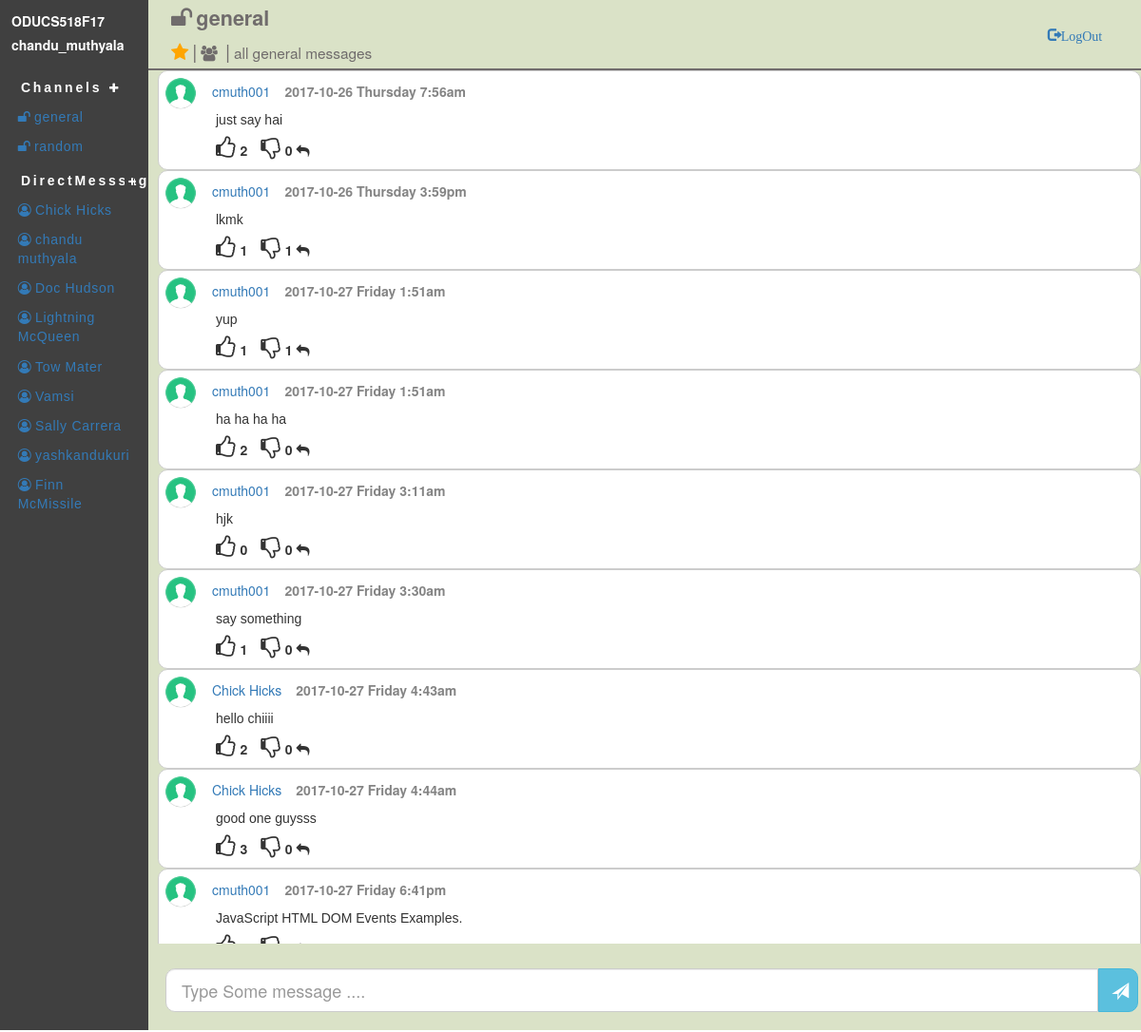
The app's page /index.php (signed in) with its own data.
### tables this page shows
CREATE TABLE IF NOT EXISTS `register` (
  `email` varchar(20) NOT NULL,
  `password` varchar(20) NOT NULL,
  `user_name` varchar(20) NOT NULL,
  `display_name` varchar(20) NOT NULL
);

CREATE TABLE IF NOT EXISTS `channels` (
  `channel_id` int(20) NOT NULL,
  `channel_name` varchar(20) NOT NULL,
  `purpose` varchar(50) NOT NULL,
  `created_by_user_email` varchar(20) NOT NULL,
  `createdon` timestamp NOT NULL DEFAULT '0000-00-00 00:00:00' ON UPDATE CURRENT_TIMESTAMP,
  `access_specifiers` tinyint(1) NOT NULL DEFAULT '0'
);

CREATE TABLE IF NOT EXISTS `userChannels` (
  `user_email` varchar(20) NOT NULL,
  `channel_id` int(10) NOT NULL,
  `channel_name` varchar(20) NOT NULL,
  `join_time` timestamp NOT NULL DEFAULT CURRENT_TIMESTAMP ON UPDATE CURRENT_TIMESTAMP,
  `starred` tinyint(1) NOT NULL DEFAULT '0'
);

CREATE TABLE IF NOT EXISTS `users` (
  `email` varchar(50) NOT NULL,
  `user_name` varchar(20) NOT NULL,
  `display_name` varchar(20) NOT NULL,
  `status` varchar(50) NOT NULL,
  `mode_id` int(10) NOT NULL,
  `display_pic` varchar(50) NOT NULL,
  `description` varchar(200) NOT NULL,
  `password` varchar(20) NOT NULL,
  `phone_no` int(13) NOT NULL,
  `skype_id` varchar(20) NOT NULL,
  `timestamp` timestamp NOT NULL DEFAULT CURRENT_TIMESTAMP ON UPDATE CURRENT_TIMESTAMP
);

CREATE TABLE IF NOT EXISTS `channel_messages` (
  `cmessage_id` int(10) NOT NULL,
  `channel_id` int(10) NOT NULL,
  `cuser_email` varchar(20) NOT NULL,
  `channel_message` text NOT NULL,
  `has_thread` tinyint(4) NOT NULL DEFAULT '0',
  `cmsg_timestamp` timestamp NOT NULL DEFAULT CURRENT_TIMESTAMP ON UPDATE CURRENT_TIMESTAMP
);

### sqlQueries.php (the view, shortened to what this page needs)
<?php
$conn = new mysqli(DB_HOST, DB_USER, DB_PASSWORD,DB_NAME)
	OR die ('Could not connect to MySQL: '.mysql_error());
function getUserDetails($email){
	global $conn;
	$sql = "SELECT * FROM register where email= '".$email."'";
    $result = $conn->query($sql);
    $row = $result->fetch_assoc();
    return $row;
}
function getChannelName($channel_id){
	global $conn;
	$sql = "SELECT * FROM channels where channel_id="."'$channel_id'";
	$result = mysqli_query($conn, $sql);
	$row = $result->fetch_assoc();
	return $row;
}
function getAllChannels($email){
	global $conn;
	$sql = "SELECT * FROM userChannels where user_email="."'$email'";;
    $result = mysqli_query($conn, $sql);
    $string = "";
    while(($row = mysqli_fetch_assoc($result)))
	{
    	$string=$string."<li ><a class= 'listbg' href=index.php?channel=".$row['channel_id']."#scrollBottom><i style='ffont-size: 126%;padding-right: 3%;' class='fa'>&#xf09c;</i>".$row['channel_name']."</a></li>";
	}
	return $string;
}
function getAllUsers(){
	global $conn;
	$sql = "SELECT user_name FROM users";
    $result = mysqli_query($conn, $sql);
    $string = "";
    while(($row = mysqli_fetch_assoc($result)))
	{
    	$string=$string."<li ><a class= 'listbg' href=''><i class ='fa' style = 'padding-right: 3%;'>&#xf2be;</i>".$row['user_name']."</a></li>";
	}
	return $string;
}
function getChannelMessages($channel_id){
	global $conn;
	$sql = "SELECT * FROM `channel_messages` join users on users.email=channel_messages.cuser_email where channel_id="."'$channel_id'";
    $result = mysqli_query($conn, $sql);
    $string = "<div class = 'message_wrapper'>";
    while(($row = mysqli_fetch_assoc($result)))
	{
		$likeCountQuery = "SELECT COUNT(*) as likeCount FROM `channel_message_reaction` where message_id=".$row['cmessage_id']." and emoji_id=1";
		$dislikeCountQuery = "SELECT COUNT(*) as dislikeCount FROM `channel_message_reaction` where message_id=".$row['cmessage_id']." and emoji_id=2";
		$likeList = "SELECT *  FROM `channel_message_reaction` join users on users.email=channel_message_reaction.user_email where message_id=".$row['cmessage_id']." and emoji_id=1";
		$dislikeList = "SELECT * FROM `channel_message_reaction` join users on users.email=channel_message_reaction.user_email where message_id=".$row['cmessage_id']." and emoji_id=2";
		$likeResult = mysqli_query($conn,$likeCountQuery);
		$dislikeResult = mysqli_query($conn,$dislikeCountQuery);
		$likeUsersList = mysqli_query($conn,$likeList);
		$dislikeUsersList = mysqli_query($conn,$dislikeList);
		$likeCount = mysqli_fetch_assoc($likeResult);
		$dislikeCount = mysqli_fetch_assoc($dislikeResult);
		$likeStr='';
		$dislikeStr='';
		while(($likeUser = mysqli_fetch_assoc($likeUsersList)))
		{
			if($likeUser['email']===$_SESSION['email']){
				$likeStr=$likeStr."You, ";
			}else{
				$likeStr=$likeStr.$likeUser['display_name'].",";
			}
		}
		while(($dislikeUser = mysqli_fetch_assoc($dislikeUsersList)))
		{
			if($dislikeUser['email']===$_SESSION['email']){
				$dislikeStr=$dislikeStr."You, ";
			}else{
				$dislikeStr=$dislikeStr.$dislikeUser['display_name'].",";
			}
		}
		$date = date_create($row['cmsg_timestamp']);
		$time = date_format($date, 'Y-m-d l g:ia');
		$message = htmlspecialchars($row['channel_message']);
		$replyMsg = "replyMsg".$row['cmessage_id'];
    	$string=$string."<div class='right'>
    						<img src='contact.PNG' alt='Contact_Img' class='contact_Img'><a href= ''>".$row['display_name']."</a><label class = 'timeStamp'>".$time."</label>
    						<div class= 'textMessage'><span>".$message."</span></div>
    						<div class = 'reaction'>
    							<label class='likeIcon' data-toggle='tooltip' title='$likeStr' style='font-size:24px' emoji_id = '1' name = 'like' id =".$row['cmessage_id']." onclick = 'reactionFunction(".$row['cmessage_id'].","."\"".$_SESSION['email']."\"".",1)' ><i class='fa fa-thumbs-o-up'></i></label><label class=likeCount".$row['cmessage_id'].">".$likeCount['likeCount']."</label>
    							<label class = 'dislikeIcon'data-toggle='tooltip' title='$dislikeStr' style='font-size:24px' emoji_id = '2' name = 'dislike' id =".$row['cmessage_id']." onclick = 'reactionFunction(".$row['cmessage_id'].","."\"".$_SESSION['email']."\"".",2)' ><i class='fa fa-thumbs-o-down'></i></label><label class=dislikeCount".$row['cmessage_id'].">".$dislikeCount['dislikeCount']."</label>
    							<label class = 'replyMsgIcon' id=".$row['cmessage_id']." ><i class='fa fa-reply' aria-hidden='true'></i></label>
    						</div>
    						<div class = '$replyMsg input-group input-group-lg textinput' style='display:none;'>
    							<form method ='post'>
    								<input type='hidden' name='channel' value='$channel_id' >
    								<input type='text' id='txt' class='form-control' name = 'message' style  = 'width: 95%;border: 2px solid #bfc4bd;' placeholder= 'Type Some message ....' aria-describedby='sizing-addon1' autofocus required>
    								<button type='submit' class='btn btn-info btn-md replyButton'><span class='glyphicon glyphicon-send'></span> </button>
    							</form>
    						</div>
    					</div>";
	}
	$string = $string."<div id = 'scrollBottom'></div></div>";
	return $string;
}
 ?>

### index.php (shortened to what this page needs)
<?php
include_once "sqlQueries.php";
?>
<html>
	<head>
		<link rel="stylesheet" type="text/css" href="index.css">
		<link rel="stylesheet" type="text/css" href="messages/messages.css">
		<link rel="stylesheet" href="https://maxcdn.bootstrapcdn.com/bootstrap/3.3.7/css/bootstrap.min.css">
		<link rel="stylesheet" href="https://cdnjs.cloudflare.com/ajax/libs/font-awesome/4.7.0/css/font-awesome.min.css">
		  <link rel="stylesheet" href="https://cdnjs.cloudflare.com/ajax/libs/bootstrap-multiselect/0.9.13/css/bootstrap-multiselect.css">
	</head>
	<body>
		<div class="container nopadding col-xs-12" >
			<div class = "col-xs-12 nopadding ">
				<div  class = " col-xs-3 nopadding" style="background-color: #404040;width: 13%;height: 74px;color: white;padding: 1% !important;
">
					<div><label>ODUCS518F17</label></div>
						<div><label><?php $result = getUserDetails($_SESSION['email']); echo $result['display_name']?></label></div>
				</div>
				<div class="col-xs-9 nopadding" style="width: 87%;height: 74px;border-bottom: 0.15em solid #706c6c;background-color: #dae2c7;padding-left: 2% !important; padding-top: 4px !important;;
">					<div class ="col-xs-5 nopadding ">
						<div><i style='font-size: 170%;padding-right: 1%;color: #706c6c;' class='fa'>&#xf09c;</i><label class = 'channel_title'><b>
							<?php
								if (isset($_GET["channel"])){
									$result = getChannelName($_GET["channel"]);
								}else{
									$result = getChannelName(1);
								}
								echo $result['channel_name']
							?>
							</b></label>
						</div>
						<div class = "detailsOfChannel">
							<span class="fa fa-star checked"></span>
							<span class= "divider">|</span>
							<i style='font-size: 117%;padding-right: 1%;color: #706c6c;' class="fa fa-users" aria-hidden="true"></i>
							<span class= "divider">|</span>
							<span class = "purposeChannel">
								<?php
								if (isset($_GET["channel"])){
									$result = getChannelName($_GET["channel"]);
								}else{
									$result = getChannelName(1);
								}
								echo $result['purpose']
							?>
							</span>
						</div>
					</div>
					<div class = "logout">
						<a href="./signOut.php">
          					<span class="glyphicon glyphicon-log-out">LogOut</span>
        				</a>
					</div>
				</div>
			</div>
			<div class="col-xs-12 nopadding">
		        <div class="col-xs-3  leftSideMenu nopadding">
		            <div >
		                <ul class="col-xs-12 nav nav-list nopadding">
		                    <li>
		                    	<div class="col-xs-12 channeldiv">
		                    		<div class="col-xs-11 nopadding">
		                    			<b><a class ="link" href= "">Channels</a></b>
		                    			<button class="btn  btn-sm  btn-circle addChannel" data-toggle="modal" data-target="#myModal"><i class="fa fa-plus"></i></button>
		                    		</div>
	        					</div>
	        					<div id="Channel">
				                        <ul class="nav nav-list tree starredList">
				                 			<?php
				                 				$user_array = getUserDetails($_SESSION['email']);
				                            	$result =getAllChannels($user_array['email']);
				                            	echo $result
				                            ?>
				                        </ul>
		                    	</div>
		                    </li>
		                    <li>
		                    	<div class="col-xs-12 directmsgdiv ">
		                    		<div class="col-xs-11 nopadding">
		                    			<b><a class ="link" href= "">DirectMesssages</a></b>
		                    		</div>
		                    		<div class="col-xs-1  icon-plus nopadding">
	        						</div>
	        					</div>
        						<div id="directmsg">
			                        <ul class="nav nav-list tree directmsgList">
			                            <?php $result =getAllUsers();echo $result ?>
			                        </ul>
	                    		</div>
		                    </li>
		                </ul>
		            </div>
		        </div>
		        <div id="message_container" class ="col-xs-10 headrow nopadding" style="width:87%;min-height:93%;background-color: #dae2c7; ">
		        	<div class ="col-xs-12 nopadding " style="height:91%;overflow-y: auto; overflow-x: hidden;position:relative;">
			        	<?php
			        		if (isset($_GET["channel"])){
			        			$result =getChannelMessages($_GET["channel"]);
			        		}else{
			        			$result =getChannelMessages(1);
			        		}
			        		echo $result
			        	?>
		        	</div>
		        	 <form action = "<?php echo htmlspecialchars("messages/messages.php") ?>" method = "post">
			        	<div id="footer" class ="col-xs-12 nopadding ">
			        		<div class="input-group input-group-lg textinput">
		  							<input type="text" class="form-control " name = "message" style  = "width: 94%;border-top-left-radius: 10px;border-bottom-left-radius: 10px;" placeholder= "Type Some message ...." aria-describedby="sizing-addon1" autofocus required>
		  							<button type="submit" class="btn btn-info btn-lg btnsend"><span class="glyphicon glyphicon-send"></span> </button>
							</div>
			        	</div>
			        </form>
		        </div>
			</div>
	</div>
	</body>
</html>

### index.css (style rules this page uses)
.headrow { height: 70px; }
.leftSideMenu { background-color: #404040; width:13% !important; padding: 0px 0; overflow-y: auto; overflow-x: hidden; height: 93%; }
.listbg { font-family: "Comic Sans MS", cursive, sans-serif; letter-spacing: 0.05em; margin-bottom: 5px; padding: 2% 12% !important; }
head,body { width: 100%; margin: 0 auto; overflow: hidden; }
.nopadding { padding: 0px !important; }
#footer { position: fixed; bottom: 0; width: 87%; min-height: 4.8em !important; }
.starredList { margin-top: 10%; }
.channeldiv { background-color: transparent; padding-bottom: 5%; padding-top: 5%; font-family: "Comic Sans MS", cursive, sans-serif; letter-spacing: 0.2em; }
.directmsgdiv { background-color: transparent; padding-bottom: 5%; padding-top: 5%; font-family: "Comic Sans MS", cursive, sans-serif; letter-spacing: 0.2em; }
.textinput { margin-left: 18px; width: 100%; }
.link { color:white; padding-left: 6%; }
.directmsgList { margin-top: 10%; }
.icon-plus { background-color: #404040; border-radius:8px; -webkit-border-radius:8px; -moz-border-radius:8px; width: 16px; height: 16px; position: relative; top:0; left:0; margin-top: 3px; }
.icon-plus:after { background-color: #fff; width: 8px; height: 2px; border-radius: 1px; -webkit-border-radius: 1px; -moz-border-radius: 1px; position: absolute; top:7px; left: 4px; content:""; }
.icon-plus:before { background-color: #fff; width: 2px; height: 8px; border-radius: 1px; -webkit-border-radius: 1px; -moz-border-radius: 1px; position: absolute; top:4px; left: 7px; content:""; }
.btnsend { padding: 13px !important; border-top-right-radius: 10px !important; border-bottom-right-radius: 10px !important; border-top-left-radius: 0px !important; border-bottom-left-radius: 0px !important; width: 4%; }
.channel_title { font-size: 154%; color: #706c6c; }
.checked { color: orange; font-size: 141% !important; }
.divider { font-size: 140%; color: #706c6c; }
.purposeChannel { font-size: 110%; color: #706c6c; }
.addChannel { background-color: #404040; color: white; padding: 0px !important; }
.likeIcon { font-size: 25px; margin-left: 55px; padding-right: 5px; margin-top: 7px; }
.dislikeIcon { font-size: 25px; padding-right: 5px; padding-left: 10px; }

### messages/messages.css (style rules this page uses)
.right { margin-left: 10px; padding: 5px 5px; background-color: white; border-radius: 10px; border: 1px solid #ccc; }
.timeStamp { margin-left: 15px !important; opacity: 0.6 !important; }
.contact_Img { width: 36px; height: 36px; margin-right: 15px; }
.textMessage { margin-left: 55px; font-family: "Comic Sans MS", cursive, sans-serif; word-wrap: break-word; }
.logout { float: right; margin-right: 4%; margin-top: 1.7em; }

### records on screen
register: display_name "chandu_muthyala"
channels: channel_name "general", purpose "all general messages"
userchannels: channel_name "general"
userchannels: channel_name "random"
users: user_name "Chick Hicks", display_name "Chick Hicks Chick Hicks"
users: user_name "chandu muthyala", display_name "cmuth001 cmuth001 cmuth001 cmuth001 cmuth001 cmuth001 cmuth001"
users: user_name "Doc Hudson"
users: user_name "Lightning McQueen"
users: user_name "Tow Mater"
users: user_name "Vamsi"
users: user_name "Sally Carrera"
users: user_name "yashkandukuri"
users: user_name "Finn McMissile"
channel_messages: cmsg_timestamp "2017-10-26 Thursday 7:56am", channel_message "just say hai"
channel_messages: cmsg_timestamp "2017-10-26 Thursday 3:59pm", channel_message "lkmk"
channel_messages: cmsg_timestamp "2017-10-27 Friday 1:51am", channel_message "yup"
channel_messages: cmsg_timestamp "2017-10-27 Friday 1:51am", channel_message "ha ha ha ha"
channel_messages: cmsg_timestamp "2017-10-27 Friday 3:11am", channel_message "hjk"
channel_messages: cmsg_timestamp "2017-10-27 Friday 3:30am", channel_message "say something"
channel_messages: cmsg_timestamp "2017-10-27 Friday 4:43am", channel_message "hello chiiii"
channel_messages: cmsg_timestamp "2017-10-27 Friday 4:44am", channel_message "good one guysss"
channel_messages: cmsg_timestamp "2017-10-27 Friday 6:41pm", channel_message "JavaScript HTML DOM Events Examples."

### other values on screen
$likeCount['likeCount'] "2 1 1 2 0 1 2 3"
$dislikeCount['dislikeCount'] "0 1 1 0 0 0 0 0"
